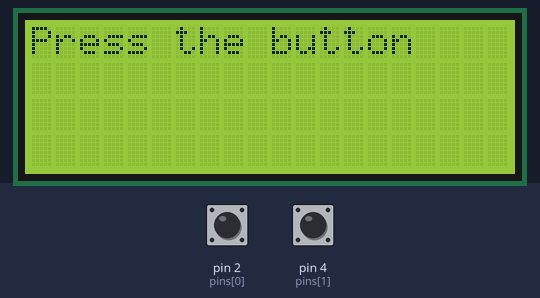
This sketch was run on a simulated Arduino Uno, built with avr-gcc and run on an emulated ATmega328P. On the bench: 20×4 character LCD. Inputs (shaded band) come from the test bench; at power-on: pin 2 (pins[0]) HIGH, pin 4 (pins[1]) HIGH. What the sketch prints to the serial monitor is not drawn.

Above: at 1.2 s.
1.3 s: pin 2 (pins[0]) pulled LOW for 1 s
At 3.1 s:
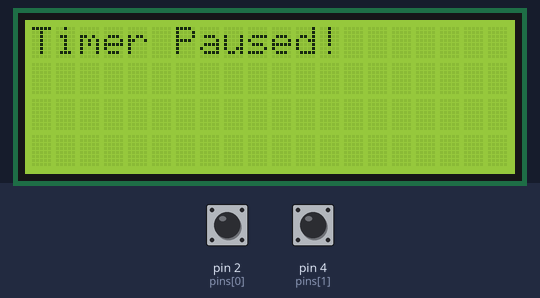
3.8 s: pin 2 (pins[0]) pulled LOW for 0.15 s
At 4.6 s:
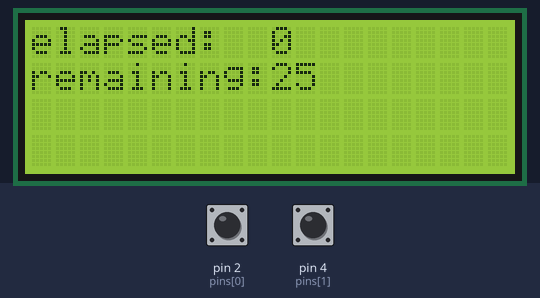
5.4 s: pin 2 (pins[0]) pulled LOW for 3.2 s
At 9.5 s:
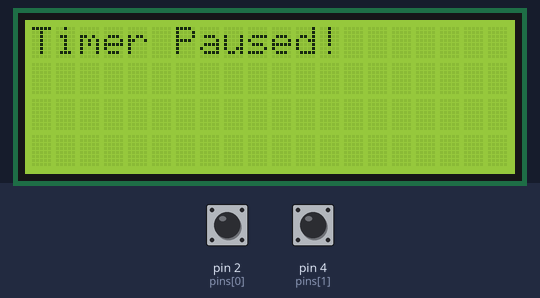
11.6 s: pin 2 (pins[0]) pulled LOW for 0.15 s
At 12.7 s:
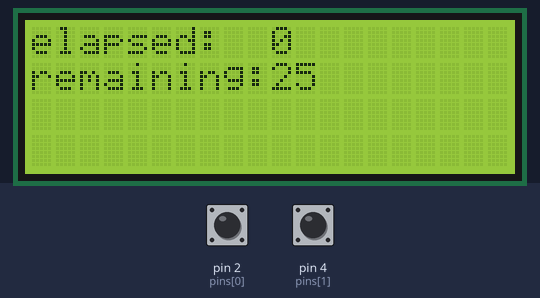
14.7 s: pin 4 (pins[1]) pulled LOW for 0.15 s
At 15.4 s:
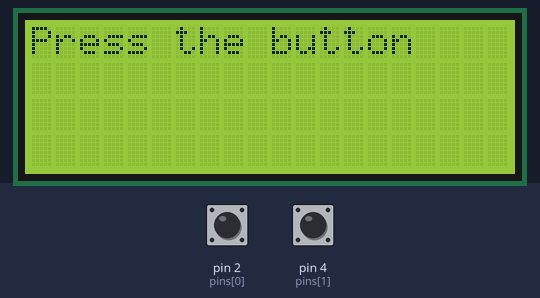
16.3 s: pin 2 (pins[0]) pulled LOW for 0.15 s
At 17.5 s:
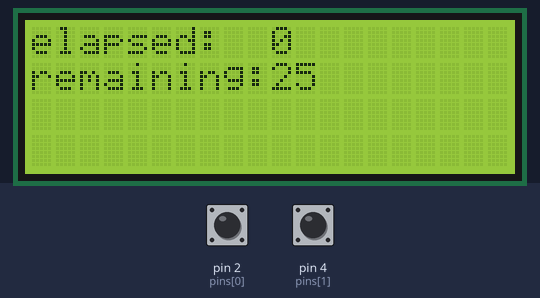
Timing chart, 0 to 19.3 s (numbered marks = the images above; inputs shaded):
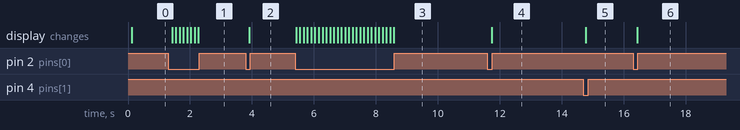

The sketch:

pomodoro.ino
```cpp
#include <LiquidCrystal_I2C.h>
#include <Arduino.h>


//for the display
#define I2C_ADDR    0x27
#define LCD_COLUMNS 20
#define LCD_LINES   4

LiquidCrystal_I2C lcd(I2C_ADDR, LCD_COLUMNS, LCD_LINES);

// for the buttons

int pins[] = {2,4};

int button_1 = HIGH;
int button_2 = HIGH;


//timer
unsigned long timestart_delay , timecurrent_delay;
unsigned long timestart_pomo = 0 , timecurrent_pomo = 0;

bool timer_run = false;
bool timer_pause = false;
long timercount ;

// working of button
void buttons() {

  button_1 = digitalRead(pins[0]);
  button_2 = digitalRead(pins[1]);

}


//for the working of display
void pomo() {


  if (button_1 == LOW) {   // start and pause button

    if (timer_run ==false) {
      timer_run = true;

      lcd.clear();
      lcd.setCursor(0, 0);
      lcd.print("Timer started");
    }
    else {
      timer_pause = !timer_pause;
    }

  }

  if (button_2 == LOW) {  // stop button
    timer_run = false;
    timercount = 0;

    lcd.clear();
    lcd.setCursor(0, 0);
    lcd.print("Timer stopped!");
  }


  if (timer_run == true) {   //timer logic

    if (timer_pause == false) {

      timecurrent_pomo = millis();
      timercount += timecurrent_pomo - timestart_pomo;
      Serial.println(timercount);
      timestart_pomo = timecurrent_pomo;

      lcd.clear();
      lcd.setCursor(0, 0);
      lcd.print("elapsed:");
      lcd.setCursor(10, 0);
      lcd.print((timercount/1000)/60);

      lcd.setCursor(0, 1);
      lcd.print("remaining:");
      lcd.setCursor(10, 1);
      lcd.print(25 - ((timercount/1000)/60));

      if ((25 - ((timercount/1000)/60)) <= 0) {

        lcd.clear();
        lcd.setCursor(0, 0);
        lcd.print("take a break");

        timer_run = false;
        timercount = 0;

      }
    }
    else {
      lcd.clear();
      lcd.setCursor(0, 0);
      lcd.print("Timer Paused!");
    }
  }
  else {
    lcd.setCursor(0, 0);
    lcd.print("Press the button");
  }

}


void setup() { //setup
  //serial
  Serial.begin(115200);

  //timers
  timestart_delay = millis();


  //init buttons
  pinMode(pins[0], INPUT_PULLUP);
  pinMode(pins[1], INPUT_PULLUP);

  // Init display
  lcd.init();
  lcd.backlight();
}

void loop() { //loop
  timecurrent_delay = millis();
    if ((timecurrent_delay - timestart_delay) > 100) {

      buttons();
      pomo();

      timestart_delay = millis();
  }
}
```

Measured:
- after the input at 1.3 s, the display: first changes after 0.12 s (image 1 shows a later state)
- after the input at 3.8 s, the display: changes after 0.11 s (image 2)
- after the input at 5.4 s, the display: changes at once (image 3)
- after the input at 11.6 s, the display: changes after 0.14 s (image 4)
- after the input at 14.7 s, the display: changes after 0.08 s (image 5)
- after the input at 16.3 s, the display: changes after 0.14 s (image 6)
